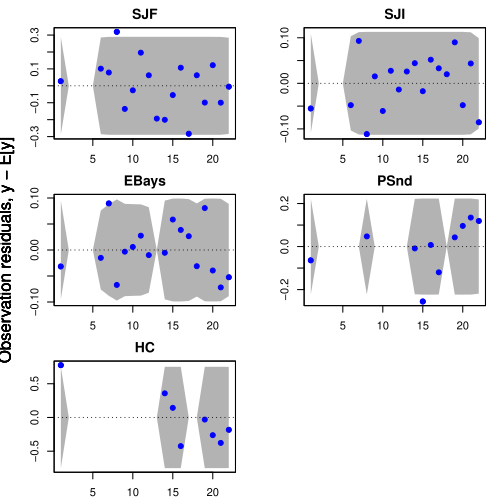

This chart was generated by the following R code:
###################################################
### code chunk number 21: Cs2-residuals-analysis3-fig6
###################################################
plot(kem3, plot.type="model.resids.ytT", silent=TRUE)
